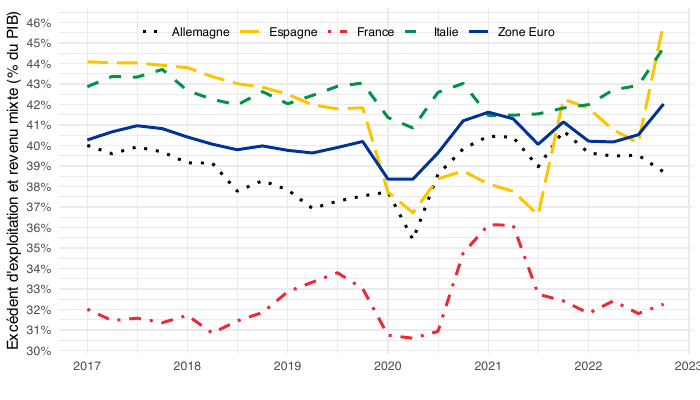

Reproduce this figure in R.
rm(list = ls())
setwd("~/Dropbox/ofce/2023-04-15-economie-europeenne/")
source("../../code/R-markdown/init_eurostat.R")
library(tidyverse)
library(eurostat)
library(countrycode)
library(gt)
library(gtExtras)
load_data("eurostat/geo.RData")
load_data("eurostat/na_item.RData")
load_data("eurostat/coicop.RData")
load_data("eurostat/nasq_10_nf_tr.RData")

load_data("eurostat/geo_fr.Rdata")
geo_fr <- geo %>%
  setNames(c("geo", "Geo_fr")) %>%
  mutate(Geo_fr = ifelse(geo == "DE", "Allemagne", Geo_fr),
         Geo_fr = ifelse(geo == "EA19", "Zone Euro", Geo_fr))
load_data("eurostat/geo.Rdata")
load_data("eurostat/na_item_fr.Rdata")


graphique3 <- nasq_10_nf_tr %>%
  filter(geo %in% c("FR", "DE", "IT", "ES", "EA19"),
         na_item %in% c("B2A3G", "B1G"),
         direct == "PAID",
         unit == "CP_MNAC",
         s_adj == "SCA",
         sector == "S11") %>%
  select(geo, time, values, na_item) %>%
  spread(na_item, values) %>%
  quarter_to_date %>%
  filter(date >= as.Date("2017-01-01")) %>%
  arrange(date) %>%
  transmute(date, geo, profit_share = B2A3G/B1G)

geo_colors <- tribble(~ geo, ~ Geo, ~ color,
                      "FR", "France", "#ED2939",
                      "DE", "Allemagne", "#000000",
                      "EA19", "Zone Euro", "#003399",
                      "ES", "Espagne", "#FFC400",
                      "IT", "Italie", "#009246")


graphique3 %>%
  left_join(geo_colors, by = "geo") %>%
  ggplot + theme_minimal() + xlab("") + ylab("Excédent d'exploitation et revenu mixte (% du PIB)") +
  geom_line(aes(x = date, y = profit_share, color = Geo, linetype = Geo), size = 1) +
  scale_color_manual(values = c("#000000", "#FFC400", "#ED2939", "#009246", "#003399")) +
  scale_linetype_manual(values = c("dotted", "longdash", "dotdash", "dashed", "solid")) +
  scale_x_date(breaks = as.Date(paste0(seq(1940, 2030, 1), "-01-01")),
               labels = date_format("%Y")) +
  scale_y_continuous(breaks = 0.01*seq(0, 100, 1),
                     labels = percent_format(a = 1)) +
theme(legend.title = element_blank(),
      legend.position = c(0.45, 0.93),
      legend.direction = "horizontal")

write.csv(graphique3, "graphique3.csv")
ggsave("graphique3.pdf", width = 7, height = 4, device = cairo_pdf)



